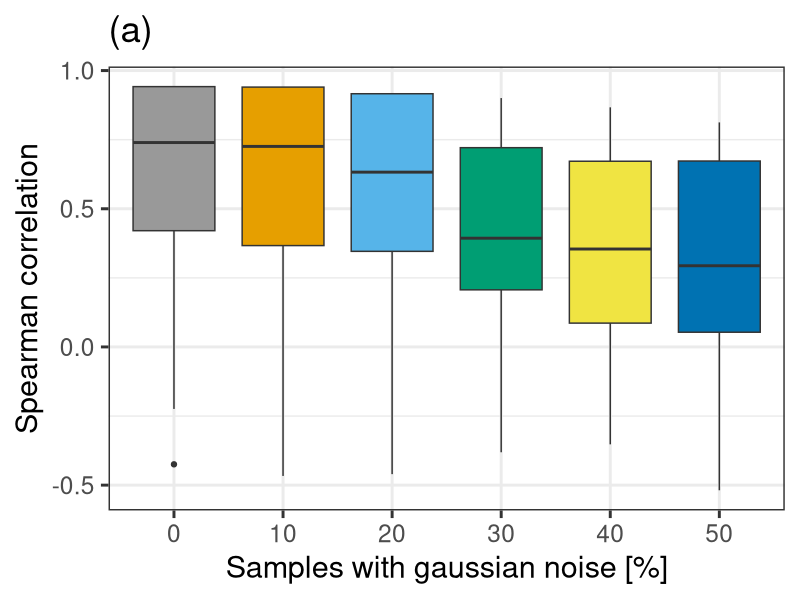
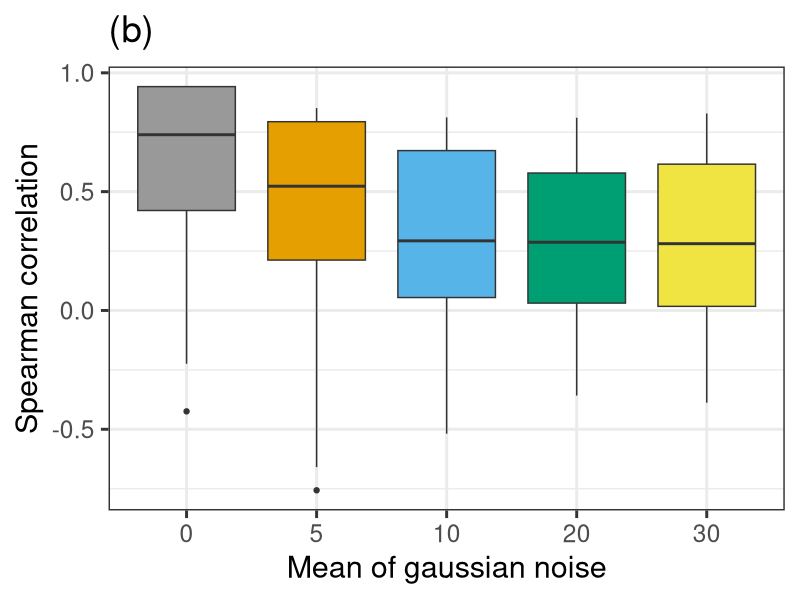
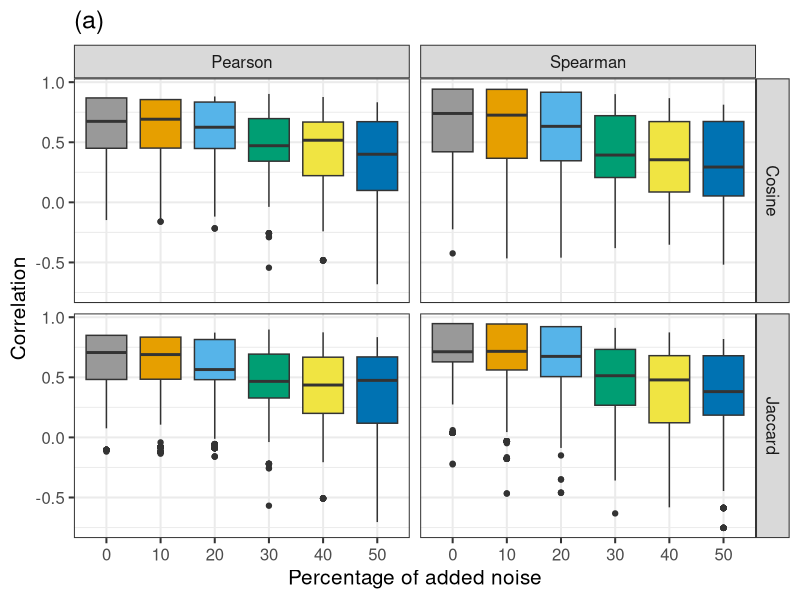
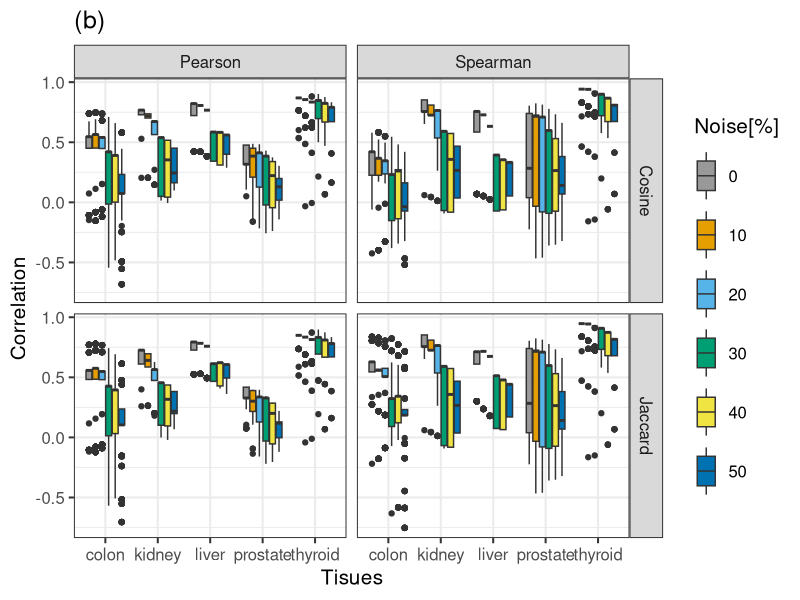
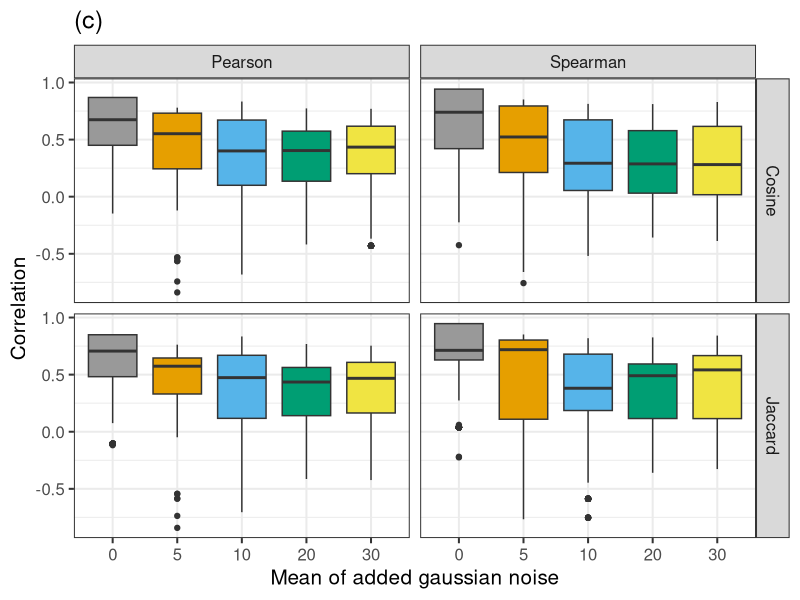
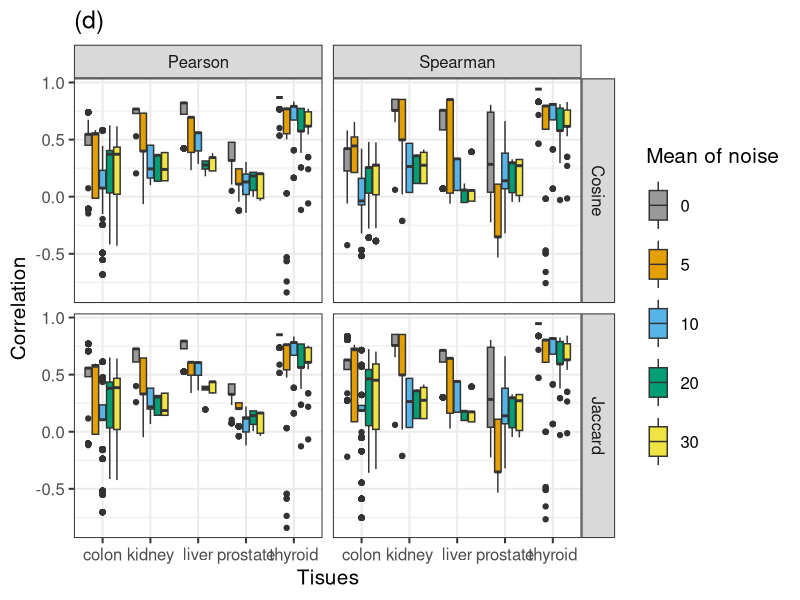
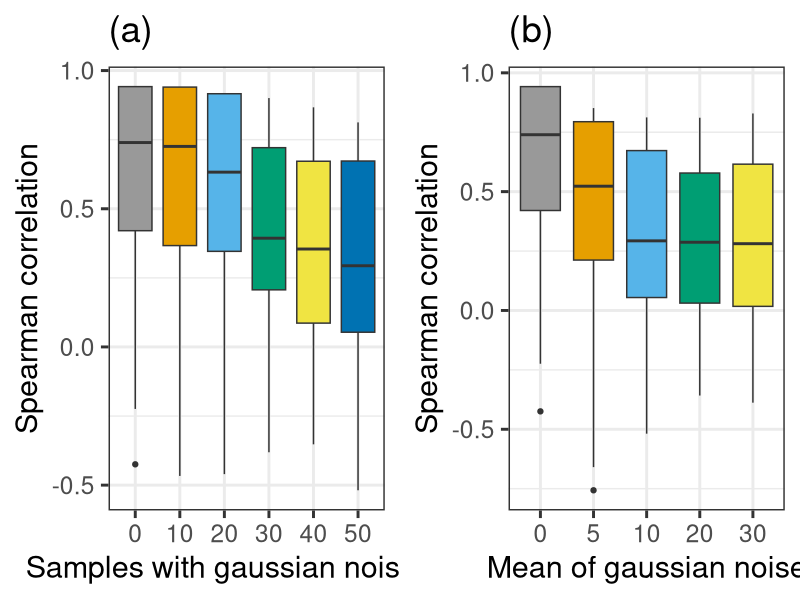
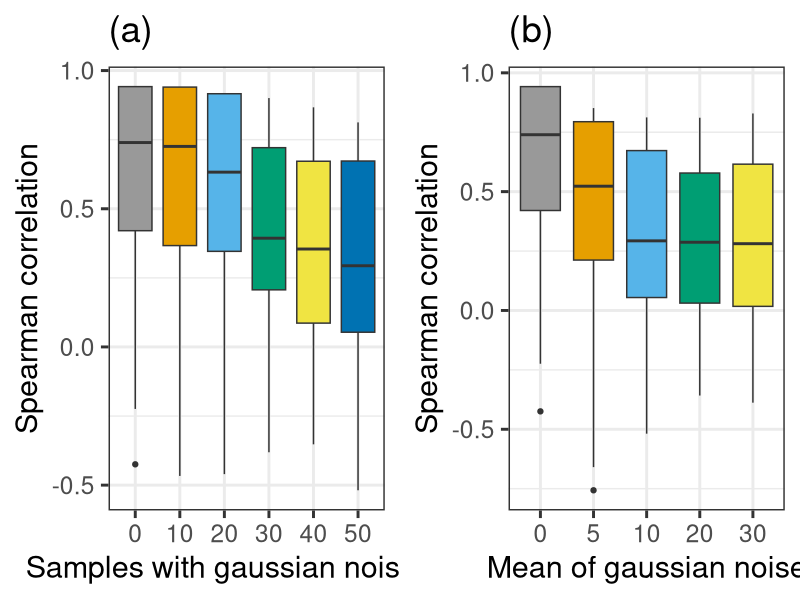

These charts were generated, in order, by the following R code:
library("ggplot2")
library(gridExtra)
##############
###Figure 3###
##############

ggplotDataCombinedAdditiveNoise<-read.table("Data/ggplotData_AdditiveNoise.txt",header=T)
ggplotDataCombinedAdditiveNoise.Spearman<-ggplotDataCombinedAdditiveNoise[which(ggplotDataCombinedAdditiveNoise$expr.distance=="Spearman"),]
ggplotDataCombinedAdditiveNoise.Spearman$status<-factor(ggplotDataCombinedAdditiveNoise.Spearman$status,levels=c("0","10","20","30","40","50"))

fontsize=22
ggplotDataCombinedAdditiveNoise.Fig3<-ggplotDataCombinedAdditiveNoise.Spearman[which(ggplotDataCombinedAdditiveNoise.Spearman$ontology=="Cosine"),]
ggplotDataCombinedAdditiveNoise.Fig3<-ggplotDataCombinedAdditiveNoise.Fig3[which(ggplotDataCombinedAdditiveNoise.Fig3$similarity.measure=="Spearman"),]
cbPalette <- c("#999999", "#E69F00", "#56B4E9", "#009E73", "#F0E442", "#0072B2")
fig3a<-ggplot2::ggplot(ggplotDataCombinedAdditiveNoise.Fig3,aes(x=status,y=correlation,fill=status,group=status))+
  geom_boxplot()+
  #geom_bar(stat="summary",position="dodge",fun.y = "mean")+
  #stat_summary(fun.data = mean_se, geom = "errorbar",position="dodge")+
  theme_bw(fontsize)+
  labs(fill=c("Noise[%]"))+
  xlab("Samples with gaussian noise [%]")+
  ylab("Spearman correlation")+
  theme(legend.position = "none")+
  ggtitle("(a)")+
  scale_fill_manual(values=cbPalette)
fig3a


ggplotDataMeanVariaion<-read.table("Data/ggplotData_Noise_Intensity.txt",header=T)
ggplotDataMeanVariaion.Spearman<-ggplotDataMeanVariaion[which(ggplotDataMeanVariaion$expr.distance=="Spearman"),]
ggplotDataMeanVariaion.Spearman$status<-factor(ggplotDataMeanVariaion.Spearman$status,levels=c("0","5","10","20","30"))

ggplotDataMeanVariaion.Spearman.Fig3<-ggplotDataMeanVariaion.Spearman[which(ggplotDataMeanVariaion.Spearman$ontology=="Cosine"),]
ggplotDataMeanVariaion.Spearman.Fig3<-ggplotDataMeanVariaion.Spearman.Fig3[which(ggplotDataMeanVariaion.Spearman.Fig3$similarity.measure=="Spearman"),]

cbPalette2 <- c("#999999", "#E69F00", "#56B4E9", "#009E73", "#F0E442")
fig3b<-ggplot2::ggplot(ggplotDataMeanVariaion.Spearman.Fig3,aes(x=status,y=correlation,fill=status))+
  geom_boxplot()+
  # geom_bar(stat="summary",position="dodge",fun.y = "mean")+
  # stat_summary(fun.data = mean_se, geom = "errorbar",position="dodge")+
  theme_bw(fontsize)+
  labs(fill=c("Noise[%]"))+
  xlab("Mean of gaussian noise")+
  ylab("Spearman correlation")+
  theme(legend.position = "none")+
  ggtitle("(b)")+
  scale_fill_manual(values=cbPalette2)
fig3b

pdf("Figure3.pdf",width=14,height=6)
grid.arrange(fig3a,fig3b,layout_matrix=cbind(1,2))
dev.off()

svg("Figure3.svg",width=14,height=6)
grid.arrange(fig3a,fig3b,layout_matrix=cbind(1,2))
dev.off()



########################################
###Corresponding supplementary figure###
########################################
fontsize=15
sup_fig3a<-ggplot2::ggplot(ggplotDataCombinedAdditiveNoise.Spearman,aes(x=status,y=correlation,fill=status))+
  # geom_bar(stat="summary",position="dodge",fun.y = "mean")+
  # stat_summary(fun.data = mean_se, geom = "errorbar",position="dodge")+
  geom_boxplot()+
  theme_bw(fontsize)+
  facet_grid(ontology ~similarity.measure)+
  labs(fill=c("Noise[%]"))+
  xlab("Percentage of added noise")+
  ylab("Correlation")+
  theme(legend.position="none")+
  ggtitle("(a)")+
  scale_fill_manual(values=cbPalette)
sup_fig3a

sup_fig3b<-ggplot2::ggplot(ggplotDataCombinedAdditiveNoise.Spearman,aes(x=tissues,y=correlation,fill=status))+
  # geom_bar(stat="summary",position="dodge",fun.y = "mean")+
  # stat_summary(fun.data = mean_se, geom = "errorbar",position="dodge")+
  geom_boxplot()+
  theme_bw(fontsize)+
  facet_grid(ontology ~similarity.measure)+
  labs(fill=c("Noise[%]"))+
  xlab("Tisues")+
  ylab("Correlation")+
  theme(legend.key.height = unit(1.5,"cm"))+
  ggtitle("(b)")+
  scale_fill_manual(values=cbPalette)
sup_fig3b

sup_fig3c<-ggplot2::ggplot(ggplotDataMeanVariaion.Spearman,aes(x=status,y=correlation,fill=status))+
  geom_boxplot()+
  # geom_bar(stat="summary",position="dodge",fun.y = "mean")+
  # stat_summary(fun.data = mean_se, geom = "errorbar",position="dodge")+
  theme_bw(fontsize)+
  facet_grid(ontology ~similarity.measure)+
  xlab("Mean of added gaussian noise")+
  ylab("Correlation")+
  theme(legend.position="none")+
  ggtitle("(c)")+
  scale_fill_manual(values=cbPalette2)
sup_fig3c

sup_fig3d<-ggplot2::ggplot(ggplotDataMeanVariaion.Spearman,aes(x=tissues,y=correlation,fill=status))+
  geom_boxplot()+
  # geom_bar(stat="summary",position="dodge",fun.y = "mean")+
  # stat_summary(fun.data = mean_se, geom = "errorbar",position="dodge")+
  theme_bw(fontsize)+
  facet_grid(ontology ~similarity.measure)+
  labs(fill=c("Mean of noise"))+
  xlab("Tisues")+
  ylab("Correlation")+
  theme(legend.key.height = unit(1.5,"cm"))+
  ggtitle("(d)")+
  scale_fill_manual(values=cbPalette2)
sup_fig3d

pdf("Supplementary_fig_for_main_fig_3.pdf",width=20,height=10)
grid.arrange(sup_fig3a,sup_fig3b,sup_fig3c,sup_fig3d,layout_matrix=cbind(c(1,1,1,3,3,3),c(2,2,2,4,4,4),c(2,2,2,4,4,4)))
dev.off()

svg("Supplementary_fig_for_main_fig_3.svg",width=20,height=10)
grid.arrange(sup_fig3a,sup_fig3b,sup_fig3c,sup_fig3d,layout_matrix=cbind(c(1,1,1,3,3,3),c(2,2,2,4,4,4),c(2,2,2,4,4,4)))
dev.off()
